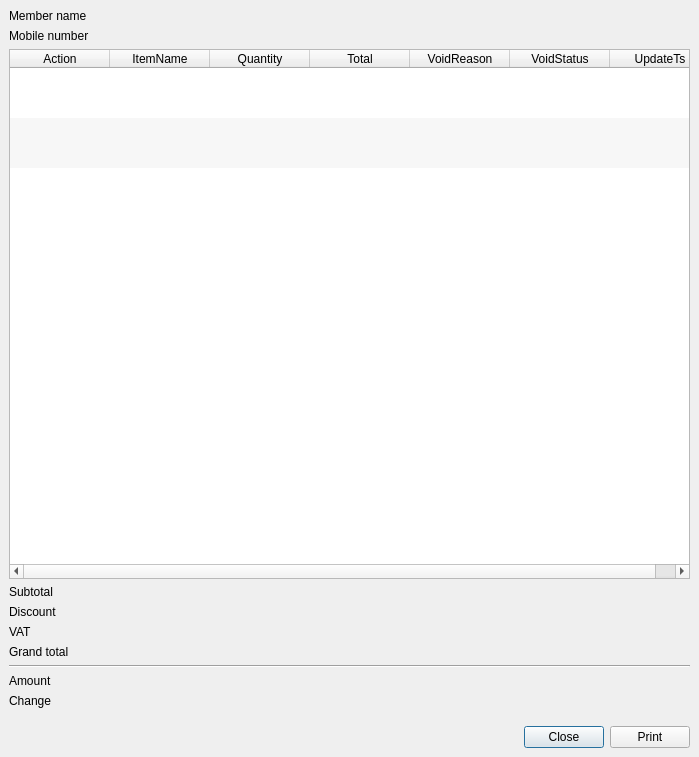
<?xml version="1.0" encoding="UTF-8"?>
<ui version="4.0">
 <class>DialogViewReceipt</class>
 <widget class="QDialog" name="DialogViewReceipt">
  <property name="geometry">
   <rect>
    <x>0</x>
    <y>0</y>
    <width>699</width>
    <height>757</height>
   </rect>
  </property>
  <property name="windowTitle">
   <string>view receipt</string>
  </property>
  <layout class="QVBoxLayout" name="verticalLayout">
   <property name="spacing">
    <number>0</number>
   </property>
   <property name="leftMargin">
    <number>0</number>
   </property>
   <property name="topMargin">
    <number>0</number>
   </property>
   <property name="rightMargin">
    <number>0</number>
   </property>
   <property name="bottomMargin">
    <number>0</number>
   </property>
   <item>
    <widget class="QFrame" name="frame">
     <property name="frameShape">
      <enum>QFrame::NoFrame</enum>
     </property>
     <property name="frameShadow">
      <enum>QFrame::Raised</enum>
     </property>
     <layout class="QVBoxLayout" name="verticalLayout_2">
      <item>
       <layout class="QFormLayout" name="formLayout">
        <item row="0" column="0">
         <widget class="QLabel" name="label_5">
          <property name="text">
           <string>Member name</string>
          </property>
         </widget>
        </item>
        <item row="0" column="1">
         <widget class="QLabel" name="labelMemberName">
          <property name="text">
           <string>&lt;MemberName&gt;</string>
          </property>
          <property name="alignment">
           <set>Qt::AlignRight|Qt::AlignTrailing|Qt::AlignVCenter</set>
          </property>
         </widget>
        </item>
        <item row="1" column="0">
         <widget class="QLabel" name="label_9">
          <property name="text">
           <string>Mobile number</string>
          </property>
         </widget>
        </item>
        <item row="1" column="1">
         <widget class="QLabel" name="labelMobileNumber">
          <property name="text">
           <string>&lt;MobileNumber&gt;</string>
          </property>
          <property name="alignment">
           <set>Qt::AlignRight|Qt::AlignTrailing|Qt::AlignVCenter</set>
          </property>
         </widget>
        </item>
       </layout>
      </item>
      <item>
       <widget class="QTableWidget" name="tableWidgetData">
        <property name="editTriggers">
         <set>QAbstractItemView::NoEditTriggers</set>
        </property>
        <property name="alternatingRowColors">
         <bool>true</bool>
        </property>
        <property name="selectionBehavior">
         <enum>QAbstractItemView::SelectRows</enum>
        </property>
        <property name="verticalScrollMode">
         <enum>QAbstractItemView::ScrollPerPixel</enum>
        </property>
        <property name="horizontalScrollMode">
         <enum>QAbstractItemView::ScrollPerPixel</enum>
        </property>
        <property name="showGrid">
         <bool>false</bool>
        </property>
        <property name="gridStyle">
         <enum>Qt::SolidLine</enum>
        </property>
        <property name="sortingEnabled">
         <bool>false</bool>
        </property>
        <property name="wordWrap">
         <bool>false</bool>
        </property>
        <attribute name="horizontalHeaderCascadingSectionResizes">
         <bool>false</bool>
        </attribute>
        <attribute name="horizontalHeaderStretchLastSection">
         <bool>true</bool>
        </attribute>
        <attribute name="verticalHeaderVisible">
         <bool>false</bool>
        </attribute>
        <attribute name="verticalHeaderCascadingSectionResizes">
         <bool>false</bool>
        </attribute>
        <attribute name="verticalHeaderDefaultSectionSize">
         <number>50</number>
        </attribute>
        <attribute name="verticalHeaderMinimumSectionSize">
         <number>30</number>
        </attribute>
        <row>
         <property name="text">
          <string>New Row</string>
         </property>
        </row>
        <row>
         <property name="text">
          <string>New Row</string>
         </property>
        </row>
        <row>
         <property name="text">
          <string>New Row</string>
         </property>
        </row>
        <column>
         <property name="text">
          <string>Action</string>
         </property>
        </column>
        <column>
         <property name="text">
          <string>ItemName</string>
         </property>
        </column>
        <column>
         <property name="text">
          <string>Quantity</string>
         </property>
        </column>
        <column>
         <property name="text">
          <string>Total</string>
         </property>
        </column>
        <column>
         <property name="text">
          <string>VoidReason</string>
         </property>
        </column>
        <column>
         <property name="text">
          <string>VoidStatus</string>
         </property>
        </column>
        <column>
         <property name="text">
          <string>UpdateTs</string>
         </property>
        </column>
       </widget>
      </item>
      <item>
       <layout class="QFormLayout" name="formLayout_3">
        <item row="0" column="0">
         <widget class="QLabel" name="label">
          <property name="text">
           <string>Subtotal</string>
          </property>
         </widget>
        </item>
        <item row="0" column="1">
         <widget class="QLabel" name="labelSubtotal">
          <property name="font">
           <font>
            <pointsize>8</pointsize>
            <weight>75</weight>
            <bold>true</bold>
           </font>
          </property>
          <property name="text">
           <string>&lt;Subtotal&gt;</string>
          </property>
          <property name="alignment">
           <set>Qt::AlignRight|Qt::AlignTrailing|Qt::AlignVCenter</set>
          </property>
         </widget>
        </item>
        <item row="1" column="0">
         <widget class="QLabel" name="label_2">
          <property name="text">
           <string>Discount</string>
          </property>
         </widget>
        </item>
        <item row="1" column="1">
         <widget class="QLabel" name="labelDiscount">
          <property name="font">
           <font>
            <pointsize>8</pointsize>
            <weight>75</weight>
            <bold>true</bold>
           </font>
          </property>
          <property name="text">
           <string>&lt;Discount&gt;</string>
          </property>
          <property name="alignment">
           <set>Qt::AlignRight|Qt::AlignTrailing|Qt::AlignVCenter</set>
          </property>
         </widget>
        </item>
        <item row="2" column="0">
         <widget class="QLabel" name="label_3">
          <property name="text">
           <string>VAT</string>
          </property>
         </widget>
        </item>
        <item row="2" column="1">
         <widget class="QLabel" name="labelTax">
          <property name="font">
           <font>
            <pointsize>8</pointsize>
            <weight>75</weight>
            <bold>true</bold>
           </font>
          </property>
          <property name="text">
           <string>&lt;Tax&gt;</string>
          </property>
          <property name="alignment">
           <set>Qt::AlignRight|Qt::AlignTrailing|Qt::AlignVCenter</set>
          </property>
         </widget>
        </item>
        <item row="3" column="0">
         <widget class="QLabel" name="label_4">
          <property name="text">
           <string>Grand total</string>
          </property>
         </widget>
        </item>
        <item row="3" column="1">
         <widget class="QLabel" name="labelGrandTotal">
          <property name="font">
           <font>
            <pointsize>8</pointsize>
            <weight>75</weight>
            <bold>true</bold>
           </font>
          </property>
          <property name="text">
           <string>&lt;GrandTotal&gt;</string>
          </property>
          <property name="alignment">
           <set>Qt::AlignRight|Qt::AlignTrailing|Qt::AlignVCenter</set>
          </property>
         </widget>
        </item>
        <item row="5" column="0">
         <widget class="QLabel" name="label_7">
          <property name="text">
           <string>Amount</string>
          </property>
         </widget>
        </item>
        <item row="5" column="1">
         <widget class="QLabel" name="labelAmount">
          <property name="font">
           <font>
            <pointsize>8</pointsize>
            <weight>75</weight>
            <bold>true</bold>
           </font>
          </property>
          <property name="text">
           <string>&lt;Amount&gt;</string>
          </property>
          <property name="alignment">
           <set>Qt::AlignRight|Qt::AlignTrailing|Qt::AlignVCenter</set>
          </property>
         </widget>
        </item>
        <item row="6" column="0">
         <widget class="QLabel" name="label_8">
          <property name="text">
           <string>Change</string>
          </property>
         </widget>
        </item>
        <item row="6" column="1">
         <widget class="QLabel" name="labelChange">
          <property name="font">
           <font>
            <pointsize>8</pointsize>
            <weight>75</weight>
            <bold>true</bold>
           </font>
          </property>
          <property name="text">
           <string>&lt;Change&gt;</string>
          </property>
          <property name="alignment">
           <set>Qt::AlignRight|Qt::AlignTrailing|Qt::AlignVCenter</set>
          </property>
         </widget>
        </item>
        <item row="4" column="0" colspan="2">
         <widget class="Line" name="line_2">
          <property name="orientation">
           <enum>Qt::Horizontal</enum>
          </property>
         </widget>
        </item>
       </layout>
      </item>
     </layout>
    </widget>
   </item>
   <item>
    <widget class="QWidget" name="widgetConfirmationButton" native="true">
     <layout class="QHBoxLayout" name="horizontalLayout_2">
      <item>
       <spacer name="horizontalSpacer">
        <property name="orientation">
         <enum>Qt::Horizontal</enum>
        </property>
        <property name="sizeHint" stdset="0">
         <size>
          <width>40</width>
          <height>20</height>
         </size>
        </property>
       </spacer>
      </item>
      <item>
       <widget class="QPushButton" name="pushButtonClose">
        <property name="text">
         <string>Close</string>
        </property>
       </widget>
      </item>
      <item>
       <widget class="QPushButton" name="pushButtonPrint">
        <property name="text">
         <string>Print</string>
        </property>
       </widget>
      </item>
     </layout>
    </widget>
   </item>
  </layout>
 </widget>
 <resources/>
 <connections/>
</ui>
